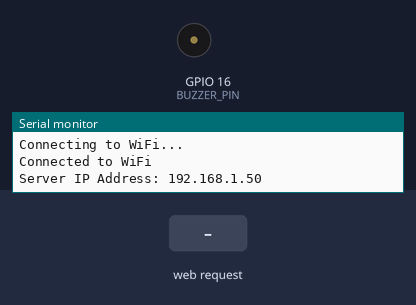
This sketch was run on a simulated ESP32. Shown: buzzer (waves = sounding, pin HIGH), the last lines printed to the serial monitor. Inputs (shaded band) come from the test bench. WiFi joins after 1.5 s; servers stay silent unless stated.

Above: at 2.7 s.
2.8 s: HTTP request GET / received
At 3.5 s:
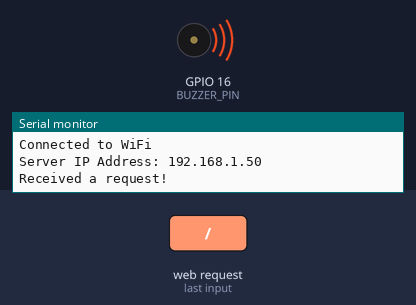
Timing chart, 0 to 5.8 s (numbered marks = the images above; inputs shaded):
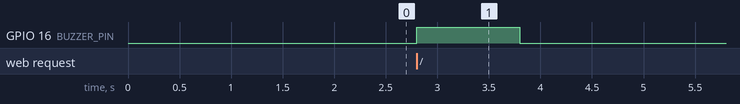

Measured:
- after the input at 2.8 s, GPIO 16 (BUZZER_PIN): LOW → HIGH at once, → LOW 1.0 s later

The sketch:

Server.ino
```cpp
#include <WiFi.h>
#include <WebServer.h>

// WiFi credentials
const char* ssid = "NETGEAR22";
const char* password = "greatoctopus400";

WebServer server(80);

// Pin definitions
#define BUZZER_PIN 16

// Buzzer control variables
unsigned long buzzerStartTime = 0;
const unsigned long buzzerDuration = 1000; // Buzzer on for 1 second
bool buzzerActive = false;

void setup() {
    Serial.begin(115200);

    // Connect to Wi-Fi
    WiFi.begin(ssid, password);
    while (WiFi.status() != WL_CONNECTED) {
        delay(500);
        Serial.println("Connecting to WiFi...");
    }
    Serial.println("Connected to WiFi");

    // Print the IP address
    Serial.print("Server IP Address: ");
    Serial.println(WiFi.localIP());

    pinMode(BUZZER_PIN, OUTPUT); // Set the buzzer pin as an output

    // Define the handling function for the path "/"
    server.on("/", HTTP_GET, []() {
        Serial.println("Received a request!");
        buzzerStartTime = millis(); // Start buzzer
        buzzerActive = true;
        server.send(200, "text/plain", "Button was pressed!");
    });

    // Start the server
    server.begin();
}

void loop() {
    // Handle incoming client requests
    server.handleClient();

    // Non-blocking buzzer logic
    if (buzzerActive && (millis() - buzzerStartTime >= buzzerDuration)) {
        digitalWrite(BUZZER_PIN, LOW); // Turn buzzer off
        buzzerActive = false; // Reset buzzer state
    } else if (buzzerActive) {
        digitalWrite(BUZZER_PIN, HIGH); // Keep the buzzer on
    }
}
```
